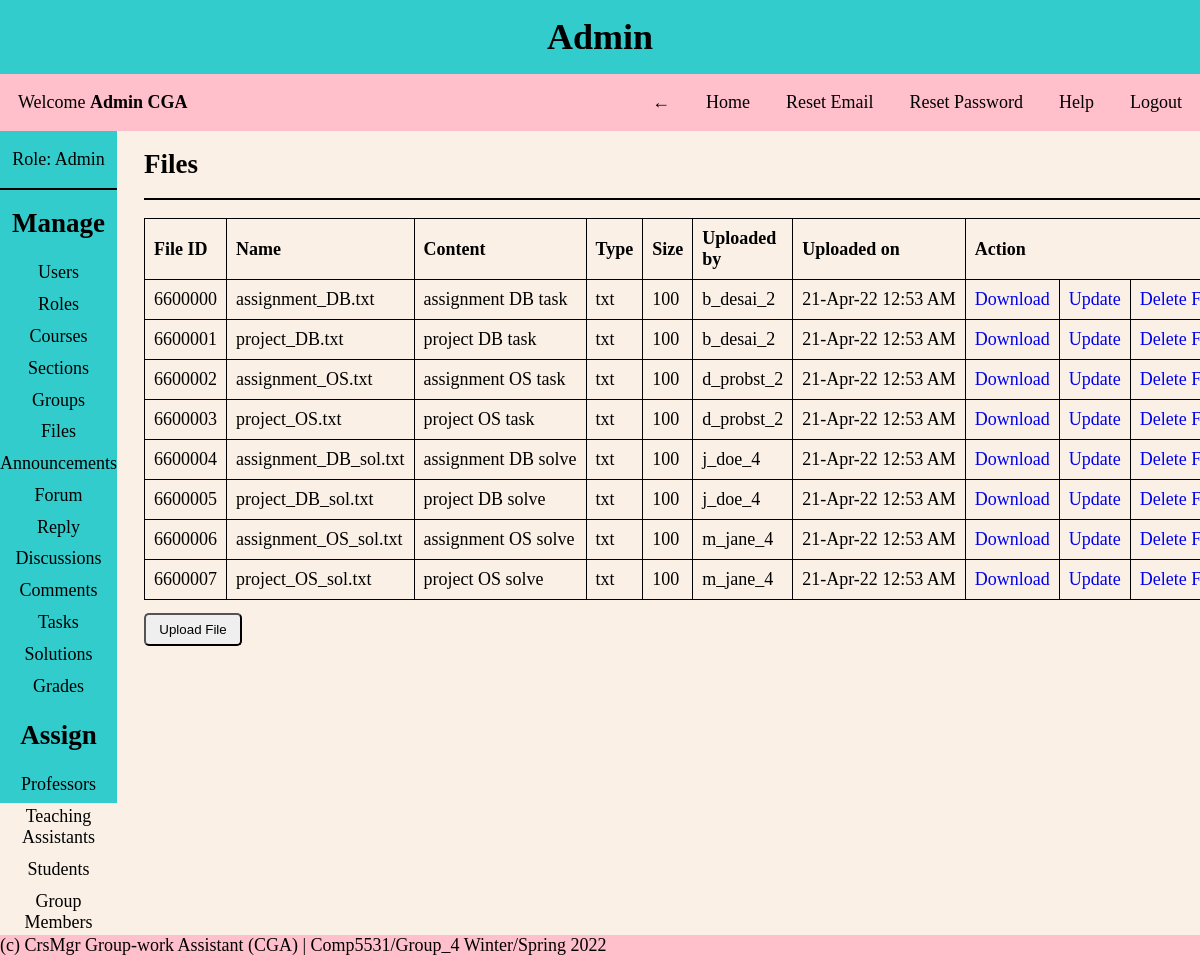
/pages/admin.php?page=files (signed in), run on an earlier commit of the app's database.
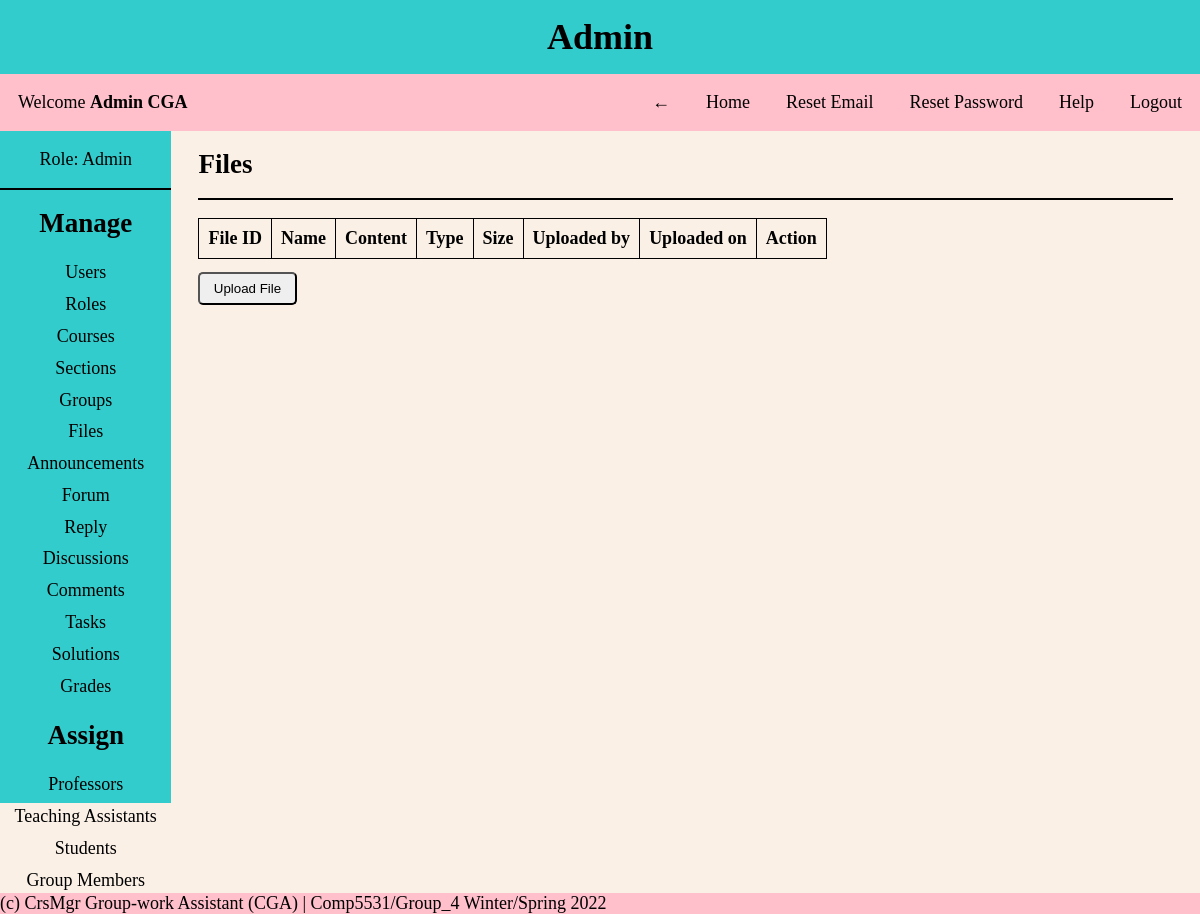
And on a later commit of the database.
### tables this page shows
CREATE TABLE Files
(
  file_id INT NOT NULL AUTO_INCREMENT PRIMARY KEY,
  file_name VARCHAR(30) NOT NULL,
  file_content VARCHAR(255) NOT NULL,
  file_type VARCHAR(30) NOT NULL,
  file_size INT NOT NULL,
  uploaded_by_uid INT NOT NULL,
  uploaded_on DATETIME DEFAULT CURRENT_TIMESTAMP
);

CREATE TABLE Users
(
  user_id INT NOT NULL AUTO_INCREMENT PRIMARY KEY,
  first_name VARCHAR(30) NOT NULL,
  last_name VARCHAR(30) NOT NULL,
  dob DATE NOT NULL,
  email VARCHAR(30) NOT NULL UNIQUE,
  username VARCHAR(30) NOT NULL UNIQUE,
  password VARCHAR(30) NOT NULL,
  created_on DATETIME DEFAULT CURRENT_TIMESTAMP,
  first_login TINYINT NOT NULL,
  role_id INT NOT NULL,
  FOREIGN KEY (role_id) REFERENCES Roles(role_id)
);

### helper/functions.php (called while the page is built, shortened)
<?php
function isAdmin()
{
    if (isset($_SESSION['role_id']) && $_SESSION['role_id'] == 1) {
        return true;
    }
    return false;
}
function date_convert($date)
{
    $date = strtotime($date);
    return date('d-M-y g:i A', $date);
}

### CRUD/files.php (the view, shortened to what this page needs)
<div class="content-body">
    <?php
    $query = "SELECT * FROM files as f
    JOIN users as u ON u.user_id = f.uploaded_by_uid
    ORDER BY file_id ASC";
    $results = mysqli_query($conn, $query);
    ?>
    <h2>Files</h2>
    <hr>
    <table>
        <thead>
            <tr>
                <?php isAdmin() ? print '<th>File ID</th>' : ''; ?>
                <th>Name</th>
                <th>Content</th>
                <th>Type</th>
                <th>Size</th>
                <th>Uploaded by</th>
                <th>Uploaded on</th>
                <?php isAdmin() ? print '<th colspan="3">Action</th>' : ''; ?>
            </tr>
        </thead>
        <tbody>
            <?php
            foreach ($results as $row) {
                $file_id = $row['file_id'];
                $file_name = $row['file_name'];
                $content = $row['file_content'];
                $type = $row['file_type'];
                $size = $row['file_size'];
                $uploaded_by_uid = $row['username'];
                $uploaded_on = date_convert($row['uploaded_on']);
            ?>
                <tr>
                    <?php if (isAdmin()) {
                        echo '<td>' . $file_id . '</td>';
                    } ?>
                    <td><?= $file_name ?></td>
                    <td><?= $content ?></td>
                    <td><?= $type ?></td>
                    <td><?= $size ?></td>
                    <td><?= $uploaded_by_uid ?></td>
                    <td><?= $uploaded_on ?></td>
                    <?php if (isAdmin()) {
                        echo "<td><a href='?page=files&download_file=" . $file_id . "'>Download</a></td>";
                        echo "<td><a href='?page=files&update_view=true&update_file=" . $file_id . "'>Update</a></td>";
                        echo "<td><a href='?page=files&delete_file=" . $file_id . "' onclick='return confirm(&quot;Are you sure you want to delete?&quot;)'>Delete File</a></td>";
                    } ?>
                </tr>
            <?php } ?>
        </tbody>
    </table>
    <?php if (isAdmin()) { ?>
        <a href="?page=files&upload_view=true">
            <button>Upload File</button>
        </a>
    <?php } ?>
</div>

### includes/header.php (shortened to what this page needs)
<?php
require_once('../helper/functions.php');
$name = $_SESSION['name'];
$role_name = $_SESSION['role_name'];
?>
<!DOCTYPE html>
<html lang="en">
<head>
    <link rel="stylesheet" href="../styles/style.css">
</head>
<body>
    <header>
        <div class="title-bar">
            <h1><?= $role_name ?></h1>
            <nav>
                <p>Welcome <b><?= $name ?></b></p>
                <ul>
                    <li><a href="javascript:history.go(-1)">&larr;</a></li>
                    <li><a href="?page=home">Home</a></li>
                    <li><a href="../auth/reset-email.php">Reset Email</a></li>
                    <li><a href="../auth/reset-password.php">Reset Password</a></li>
                    <li><a href="?page=help">Help</a></li>
                    <li><a href="../auth/logout.php">Logout</a></li>
                </ul>
            </nav>
        </div>
    </header>

### pages/admin.php (shortened to what this page needs)
<?php require("../includes/header.php"); ?>
<main>
    <div class="main-body">
        <section>
            <div class="col-left">
                <div class="user-info">
                    <p>Role: <?= $_SESSION['role_name'] ?></p>
                </div>
                <hr>
                <div class="main-menu">
                    <h2>Manage</h2>
                    <ul class="menu-list">
                        <li><a href="?page=users">Users</a></li>
                        <li><a href="?page=roles">Roles</a></li>
                        <li><a href="?page=courses">Courses</a></li>
                        <li><a href="?page=sections">Sections</a></li>
                        <li><a href="?page=groups">Groups</a></li>
                        <li><a href="?page=files">Files</a></li>
                        <li><a href="?page=announcements">Announcements</a></li>
                        <li><a href="?page=forums">Forum</a></li>
                        <li><a href="?page=reply">Reply</a></li>
                        <li><a href="?page=discussions">Discussions</a></li>
                        <li><a href="?page=comments">Comments</a></li>
                        <li><a href="?page=task">Tasks</a></li>
                        <li><a href="?page=solution">Solutions</a></li>
                        <li><a href="?page=grades">Grades</a></li>
                    </ul>
                    <h2>Assign</h2>
                    <ul class="menu-list">
                        <li><a href="?page=assign-professors">Professors</a></li>
                        <li><a href="?page=assign-tas">Teaching Assistants</a></li>
                        <li><a href="?page=assign-students">Students</a></li>
                        <li><a href="?page=assign-group">Group Members</a></li>
                    </ul>
                </div>
            </div>
        </section>
        <section>
            <div class="col-right">
                <?php
                if (isset($_GET['page'])) {
                    $page = $_GET['page'];
                    if (file_exists("../CRUD/" . $page . ".php")) {
                        include("../CRUD/" . $page . ".php");
                    }
                } else {
                    include("../includes/home.php");
                }
                ?>
            </div>
        </section>
    </div>
</main>
<?php require("../includes/footer.php"); ?>

### includes/footer.php (shortened to what this page needs)
<footer>
    <p> (c) CrsMgr Group-work Assistant (CGA) | Comp5531/Group_4 Winter/Spring 2022</p>
</footer>
</body>
</html>

### styles/style.css (style rules this page uses)
* { margin: 0; padding: 0; box-sizing: border-box; }
body { background-color: #faf0e6; font-family: 'Times New Roman', Times, serif; font-size: large; }
li { list-style-type: none; max-width: 40em; }
a { text-decoration: none; }
header h1 { background: #33cccc; padding: 1rem 0.5rem; text-align: center; font-weight: bolder; }
nav { display: flex; align-items: center; justify-content: space-between; background-color: #ffc0cb; }
nav p { padding: 0 1em; }
nav ul { display: flex; }
nav li { list-style-type: none; padding: 1em; }
nav li a { text-decoration: none; color: black; }
.main-body { display: grid; }
section { text-align: center; }
.col-left { background-color: #33cccc; padding: 1em 0; height: 84vh; }
hr { border: 1px solid black; margin: 1em 0; }
.main-menu ul { list-style-type: none; }
.menu-list { padding: 1em 0; }
.menu-list li { padding: 0.3em 0; }
.menu-list a { text-decoration: none; color: black; }
.col-right { overflow-y: scroll; text-align: left; padding: 1em; height: 84vh; }
.content-body { padding: 0 0.5em; text-align: left; }
table, th, td { border: 1px solid; border-collapse: collapse; text-align: left; padding: 0.5em; }
button { padding: 0.5em 1em; border-radius: 5px; margin: 1em 0 auto; }
footer p { background-color: #ffc0cb; position: fixed; bottom: 0px; width: 100%; }
@media only screen and (min-width: 480px) { .main-body { grid-template-columns: 2fr 4fr; } }
@media only screen and (min-width: 768px) { .main-body { grid-template-columns: 1fr 4fr; } }
@media only screen and (min-width: 1024px) { .main-body { grid-template-columns: 1fr 5fr; } }
@media only screen and (min-width: 1200px) { .main-body { grid-template-columns: 1fr 6fr; } }
td { max-width: 250px; overflow: hidden; text-overflow: ellipsis; white-space: nowrap; }

What changed in the data, as far as the page shows it:
removed files: file_id "6600000", file_name "assignment_DB.txt", file_content "assignment DB task", file_type "txt", file_size "100", users.username "b_desai_2", uploaded_on "21-Apr-22 12:53 AM"
removed files: file_id "6600001", file_name "project_DB.txt", file_content "project DB task", file_type "txt", file_size "100", users.username "b_desai_2", uploaded_on "21-Apr-22 12:53 AM"
removed files: file_id "6600002", file_name "assignment_OS.txt", file_content "assignment OS task", file_type "txt", file_size "100", users.username "d_probst_2", uploaded_on "21-Apr-22 12:53 AM"
removed files: file_id "6600003", file_name "project_OS.txt", file_content "project OS task", file_type "txt", file_size "100", users.username "d_probst_2", uploaded_on "21-Apr-22 12:53 AM"
removed files: file_id "6600004", file_name "assignment_DB_sol.txt", file_content "assignment DB solve", file_type "txt", file_size "100", users.username "j_doe_4", uploaded_on "21-Apr-22 12:53 AM"
removed files: file_id "6600005", file_name "project_DB_sol.txt", file_content "project DB solve", file_type "txt", file_size "100", users.username "j_doe_4", uploaded_on "21-Apr-22 12:53 AM"
removed files: file_id "6600006", file_name "assignment_OS_sol.txt", file_content "assignment OS solve", file_type "txt", file_size "100", users.username "m_jane_4", uploaded_on "21-Apr-22 12:53 AM"
removed files: file_id "6600007", file_name "project_OS_sol.txt", file_content "project OS solve", file_type "txt", file_size "100", users.username "m_jane_4", uploaded_on "21-Apr-22 12:53 AM"
